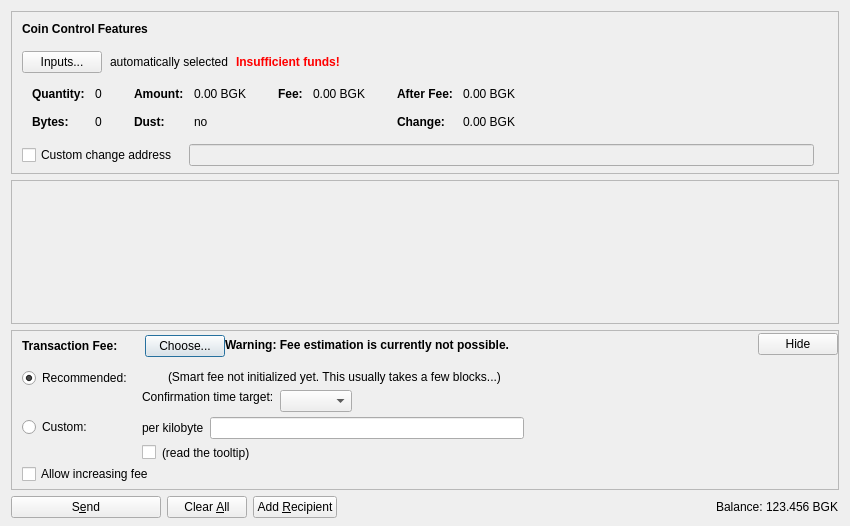
<?xml version="1.0" encoding="UTF-8"?>
<ui version="4.0">
 <class>SendCoinsDialog</class>
 <widget class="QDialog" name="SendCoinsDialog">
  <property name="geometry">
   <rect>
    <x>0</x>
    <y>0</y>
    <width>850</width>
    <height>526</height>
   </rect>
  </property>
  <property name="windowTitle">
   <string>Send Coins</string>
  </property>
  <layout class="QVBoxLayout" name="verticalLayout" stretch="0,1,0,0">
   <property name="bottomMargin">
    <number>8</number>
   </property>
   <item>
    <widget class="QFrame" name="frameCoinControl">
     <property name="sizePolicy">
      <sizepolicy hsizetype="Expanding" vsizetype="Expanding">
       <horstretch>0</horstretch>
       <verstretch>0</verstretch>
      </sizepolicy>
     </property>
     <property name="maximumSize">
      <size>
       <width>16777215</width>
       <height>16777215</height>
      </size>
     </property>
     <property name="frameShape">
      <enum>QFrame::StyledPanel</enum>
     </property>
     <property name="frameShadow">
      <enum>QFrame::Sunken</enum>
     </property>
     <layout class="QVBoxLayout" name="verticalLayoutCoinControl2">
      <property name="spacing">
       <number>0</number>
      </property>
      <property name="leftMargin">
       <number>0</number>
      </property>
      <property name="topMargin">
       <number>0</number>
      </property>
      <property name="rightMargin">
       <number>0</number>
      </property>
      <property name="bottomMargin">
       <number>6</number>
      </property>
      <item>
       <layout class="QVBoxLayout" name="verticalLayoutCoinControl" stretch="0,0,0,0,1">
        <property name="spacing">
         <number>0</number>
        </property>
        <property name="leftMargin">
         <number>10</number>
        </property>
        <property name="topMargin">
         <number>10</number>
        </property>
        <item>
         <layout class="QHBoxLayout" name="horizontalLayoutCoinControl1">
          <property name="bottomMargin">
           <number>15</number>
          </property>
          <item>
           <widget class="QLabel" name="labelCoinControlFeatures">
            <property name="sizePolicy">
             <sizepolicy hsizetype="Preferred" vsizetype="Maximum">
              <horstretch>0</horstretch>
              <verstretch>0</verstretch>
             </sizepolicy>
            </property>
            <property name="font">
             <font>
              <weight>75</weight>
              <bold>true</bold>
             </font>
            </property>
            <property name="styleSheet">
             <string notr="true">font-weight:bold;</string>
            </property>
            <property name="text">
             <string>Coin Control Features</string>
            </property>
           </widget>
          </item>
         </layout>
        </item>
        <item>
         <layout class="QHBoxLayout" name="horizontalLayoutCoinControl2" stretch="0,0,0,0">
          <property name="spacing">
           <number>8</number>
          </property>
          <property name="bottomMargin">
           <number>10</number>
          </property>
          <item>
           <widget class="QPushButton" name="pushButtonCoinControl">
            <property name="styleSheet">
             <string notr="true"/>
            </property>
            <property name="text">
             <string>Inputs...</string>
            </property>
            <property name="autoDefault">
             <bool>false</bool>
            </property>
           </widget>
          </item>
          <item>
           <widget class="QLabel" name="labelCoinControlAutomaticallySelected">
            <property name="text">
             <string>automatically selected</string>
            </property>
            <property name="margin">
             <number>5</number>
            </property>
           </widget>
          </item>
          <item>
           <widget class="QLabel" name="labelCoinControlInsuffFunds">
            <property name="font">
             <font>
              <weight>75</weight>
              <bold>true</bold>
             </font>
            </property>
            <property name="styleSheet">
             <string notr="true">color:red;font-weight:bold;</string>
            </property>
            <property name="text">
             <string>Insufficient funds!</string>
            </property>
            <property name="margin">
             <number>5</number>
            </property>
           </widget>
          </item>
          <item>
           <spacer name="horizontalSpacerCoinControl">
            <property name="orientation">
             <enum>Qt::Horizontal</enum>
            </property>
            <property name="sizeHint" stdset="0">
             <size>
              <width>40</width>
              <height>1</height>
             </size>
            </property>
           </spacer>
          </item>
         </layout>
        </item>
        <item>
         <widget class="QWidget" name="widgetCoinControl" native="true">
          <property name="sizePolicy">
           <sizepolicy hsizetype="Preferred" vsizetype="Preferred">
            <horstretch>0</horstretch>
            <verstretch>0</verstretch>
           </sizepolicy>
          </property>
          <property name="minimumSize">
           <size>
            <width>0</width>
            <height>0</height>
           </size>
          </property>
          <property name="styleSheet">
           <string notr="true"/>
          </property>
          <layout class="QHBoxLayout" name="horizontalLayoutCoinControl5">
           <property name="leftMargin">
            <number>0</number>
           </property>
           <property name="topMargin">
            <number>0</number>
           </property>
           <property name="rightMargin">
            <number>0</number>
           </property>
           <property name="bottomMargin">
            <number>0</number>
           </property>
           <item>
            <layout class="QHBoxLayout" name="horizontalLayoutCoinControl3" stretch="0,0,0,1">
             <property name="spacing">
              <number>20</number>
             </property>
             <property name="topMargin">
              <number>0</number>
             </property>
             <property name="bottomMargin">
              <number>10</number>
             </property>
             <item>
              <layout class="QFormLayout" name="formLayoutCoinControl1">
               <property name="horizontalSpacing">
                <number>10</number>
               </property>
               <property name="verticalSpacing">
                <number>14</number>
               </property>
               <property name="leftMargin">
                <number>10</number>
               </property>
               <property name="topMargin">
                <number>4</number>
               </property>
               <property name="rightMargin">
                <number>6</number>
               </property>
               <item row="0" column="0">
                <widget class="QLabel" name="labelCoinControlQuantityText">
                 <property name="font">
                  <font>
                   <weight>75</weight>
                   <bold>true</bold>
                  </font>
                 </property>
                 <property name="text">
                  <string>Quantity:</string>
                 </property>
                 <property name="margin">
                  <number>0</number>
                 </property>
                </widget>
               </item>
               <item row="0" column="1">
                <widget class="QLabel" name="labelCoinControlQuantity">
                 <property name="cursor">
                  <cursorShape>IBeamCursor</cursorShape>
                 </property>
                 <property name="contextMenuPolicy">
                  <enum>Qt::ActionsContextMenu</enum>
                 </property>
                 <property name="text">
                  <string notr="true">0</string>
                 </property>
                 <property name="margin">
                  <number>0</number>
                 </property>
                 <property name="textInteractionFlags">
                  <set>Qt::LinksAccessibleByMouse|Qt::TextSelectableByKeyboard|Qt::TextSelectableByMouse</set>
                 </property>
                </widget>
               </item>
               <item row="1" column="0">
                <widget class="QLabel" name="labelCoinControlBytesText">
                 <property name="font">
                  <font>
                   <weight>75</weight>
                   <bold>true</bold>
                  </font>
                 </property>
                 <property name="text">
                  <string>Bytes:</string>
                 </property>
                </widget>
               </item>
               <item row="1" column="1">
                <widget class="QLabel" name="labelCoinControlBytes">
                 <property name="cursor">
                  <cursorShape>IBeamCursor</cursorShape>
                 </property>
                 <property name="contextMenuPolicy">
                  <enum>Qt::ActionsContextMenu</enum>
                 </property>
                 <property name="text">
                  <string notr="true">0</string>
                 </property>
                 <property name="textInteractionFlags">
                  <set>Qt::LinksAccessibleByMouse|Qt::TextSelectableByKeyboard|Qt::TextSelectableByMouse</set>
                 </property>
                </widget>
               </item>
              </layout>
             </item>
             <item>
              <layout class="QFormLayout" name="formLayoutCoinControl2">
               <property name="horizontalSpacing">
                <number>10</number>
               </property>
               <property name="verticalSpacing">
                <number>14</number>
               </property>
               <property name="leftMargin">
                <number>6</number>
               </property>
               <property name="topMargin">
                <number>4</number>
               </property>
               <property name="rightMargin">
                <number>6</number>
               </property>
               <item row="0" column="0">
                <widget class="QLabel" name="labelCoinControlAmountText">
                 <property name="font">
                  <font>
                   <weight>75</weight>
                   <bold>true</bold>
                  </font>
                 </property>
                 <property name="text">
                  <string>Amount:</string>
                 </property>
                 <property name="margin">
                  <number>0</number>
                 </property>
                </widget>
               </item>
               <item row="0" column="1">
                <widget class="QLabel" name="labelCoinControlAmount">
                 <property name="cursor">
                  <cursorShape>IBeamCursor</cursorShape>
                 </property>
                 <property name="contextMenuPolicy">
                  <enum>Qt::ActionsContextMenu</enum>
                 </property>
                 <property name="text">
                  <string notr="true">0.00 BGK</string>
                 </property>
                 <property name="textInteractionFlags">
                  <set>Qt::LinksAccessibleByMouse|Qt::TextSelectableByKeyboard|Qt::TextSelectableByMouse</set>
                 </property>
                </widget>
               </item>
               <item row="1" column="0">
                <widget class="QLabel" name="labelCoinControlLowOutputText">
                 <property name="font">
                  <font>
                   <weight>75</weight>
                   <bold>true</bold>
                  </font>
                 </property>
                 <property name="text">
                  <string>Dust:</string>
                 </property>
                </widget>
               </item>
               <item row="1" column="1">
                <widget class="QLabel" name="labelCoinControlLowOutput">
                 <property name="cursor">
                  <cursorShape>IBeamCursor</cursorShape>
                 </property>
                 <property name="contextMenuPolicy">
                  <enum>Qt::ActionsContextMenu</enum>
                 </property>
                 <property name="text">
                  <string notr="true">no</string>
                 </property>
                 <property name="textInteractionFlags">
                  <set>Qt::LinksAccessibleByMouse|Qt::TextSelectableByKeyboard|Qt::TextSelectableByMouse</set>
                 </property>
                </widget>
               </item>
              </layout>
             </item>
             <item>
              <layout class="QFormLayout" name="formLayoutCoinControl3">
               <property name="horizontalSpacing">
                <number>10</number>
               </property>
               <property name="verticalSpacing">
                <number>14</number>
               </property>
               <property name="leftMargin">
                <number>6</number>
               </property>
               <property name="topMargin">
                <number>4</number>
               </property>
               <property name="rightMargin">
                <number>6</number>
               </property>
               <item row="0" column="0">
                <widget class="QLabel" name="labelCoinControlFeeText">
                 <property name="font">
                  <font>
                   <weight>75</weight>
                   <bold>true</bold>
                  </font>
                 </property>
                 <property name="text">
                  <string>Fee:</string>
                 </property>
                 <property name="margin">
                  <number>0</number>
                 </property>
                </widget>
               </item>
               <item row="0" column="1">
                <widget class="QLabel" name="labelCoinControlFee">
                 <property name="cursor">
                  <cursorShape>IBeamCursor</cursorShape>
                 </property>
                 <property name="contextMenuPolicy">
                  <enum>Qt::ActionsContextMenu</enum>
                 </property>
                 <property name="text">
                  <string notr="true">0.00 BGK</string>
                 </property>
                 <property name="textInteractionFlags">
                  <set>Qt::LinksAccessibleByMouse|Qt::TextSelectableByKeyboard|Qt::TextSelectableByMouse</set>
                 </property>
                </widget>
               </item>
              </layout>
             </item>
             <item>
              <layout class="QFormLayout" name="formLayoutCoinControl4">
               <property name="horizontalSpacing">
                <number>10</number>
               </property>
               <property name="verticalSpacing">
                <number>14</number>
               </property>
               <property name="leftMargin">
                <number>6</number>
               </property>
               <property name="topMargin">
                <number>4</number>
               </property>
               <property name="rightMargin">
                <number>6</number>
               </property>
               <item row="0" column="0">
                <widget class="QLabel" name="labelCoinControlAfterFeeText">
                 <property name="font">
                  <font>
                   <weight>75</weight>
                   <bold>true</bold>
                  </font>
                 </property>
                 <property name="text">
                  <string>After Fee:</string>
                 </property>
                 <property name="margin">
                  <number>0</number>
                 </property>
                </widget>
               </item>
               <item row="0" column="1">
                <widget class="QLabel" name="labelCoinControlAfterFee">
                 <property name="cursor">
                  <cursorShape>IBeamCursor</cursorShape>
                 </property>
                 <property name="contextMenuPolicy">
                  <enum>Qt::ActionsContextMenu</enum>
                 </property>
                 <property name="text">
                  <string notr="true">0.00 BGK</string>
                 </property>
                 <property name="textInteractionFlags">
                  <set>Qt::LinksAccessibleByMouse|Qt::TextSelectableByKeyboard|Qt::TextSelectableByMouse</set>
                 </property>
                </widget>
               </item>
               <item row="1" column="0">
                <widget class="QLabel" name="labelCoinControlChangeText">
                 <property name="font">
                  <font>
                   <weight>75</weight>
                   <bold>true</bold>
                  </font>
                 </property>
                 <property name="text">
                  <string>Change:</string>
                 </property>
                </widget>
               </item>
               <item row="1" column="1">
                <widget class="QLabel" name="labelCoinControlChange">
                 <property name="cursor">
                  <cursorShape>IBeamCursor</cursorShape>
                 </property>
                 <property name="contextMenuPolicy">
                  <enum>Qt::ActionsContextMenu</enum>
                 </property>
                 <property name="text">
                  <string notr="true">0.00 BGK</string>
                 </property>
                 <property name="textInteractionFlags">
                  <set>Qt::LinksAccessibleByMouse|Qt::TextSelectableByKeyboard|Qt::TextSelectableByMouse</set>
                 </property>
                </widget>
               </item>
              </layout>
             </item>
            </layout>
           </item>
          </layout>
         </widget>
        </item>
        <item>
         <layout class="QHBoxLayout" name="horizontalLayoutCoinControl4" stretch="0,0,0">
          <property name="spacing">
           <number>12</number>
          </property>
          <property name="sizeConstraint">
           <enum>QLayout::SetDefaultConstraint</enum>
          </property>
          <property name="topMargin">
           <number>5</number>
          </property>
          <property name="rightMargin">
           <number>5</number>
          </property>
          <item>
           <widget class="QCheckBox" name="checkBoxCoinControlChange">
            <property name="toolTip">
             <string>If this is activated, but the change address is empty or invalid, change will be sent to a newly generated address.</string>
            </property>
            <property name="text">
             <string>Custom change address</string>
            </property>
           </widget>
          </item>
          <item>
           <widget class="QValidatedLineEdit" name="lineEditCoinControlChange">
            <property name="enabled">
             <bool>false</bool>
            </property>
            <property name="sizePolicy">
             <sizepolicy hsizetype="Expanding" vsizetype="Fixed">
              <horstretch>0</horstretch>
              <verstretch>0</verstretch>
             </sizepolicy>
            </property>
           </widget>
          </item>
          <item>
           <widget class="QLabel" name="labelCoinControlChangeLabel">
            <property name="sizePolicy">
             <sizepolicy hsizetype="Preferred" vsizetype="Expanding">
              <horstretch>0</horstretch>
              <verstretch>0</verstretch>
             </sizepolicy>
            </property>
            <property name="minimumSize">
             <size>
              <width>0</width>
              <height>0</height>
             </size>
            </property>
            <property name="text">
             <string/>
            </property>
            <property name="margin">
             <number>3</number>
            </property>
           </widget>
          </item>
         </layout>
        </item>
        <item>
         <spacer name="verticalSpacerCoinControl">
          <property name="orientation">
           <enum>Qt::Vertical</enum>
          </property>
          <property name="sizeHint" stdset="0">
           <size>
            <width>800</width>
            <height>1</height>
           </size>
          </property>
         </spacer>
        </item>
       </layout>
      </item>
     </layout>
    </widget>
   </item>
   <item>
    <widget class="QScrollArea" name="scrollArea">
     <property name="widgetResizable">
      <bool>true</bool>
     </property>
     <widget class="QWidget" name="scrollAreaWidgetContents">
      <property name="geometry">
       <rect>
        <x>0</x>
        <y>0</y>
        <width>830</width>
        <height>104</height>
       </rect>
      </property>
      <layout class="QVBoxLayout" name="verticalLayout_2" stretch="0,1">
       <property name="leftMargin">
        <number>0</number>
       </property>
       <property name="topMargin">
        <number>0</number>
       </property>
       <property name="rightMargin">
        <number>0</number>
       </property>
       <property name="bottomMargin">
        <number>0</number>
       </property>
       <item>
        <layout class="QVBoxLayout" name="entries">
         <property name="spacing">
          <number>6</number>
         </property>
        </layout>
       </item>
       <item>
        <spacer name="verticalSpacer">
         <property name="orientation">
          <enum>Qt::Vertical</enum>
         </property>
         <property name="sizeHint" stdset="0">
          <size>
           <width>20</width>
           <height>40</height>
          </size>
         </property>
        </spacer>
       </item>
      </layout>
     </widget>
    </widget>
   </item>
   <item>
    <widget class="QFrame" name="frameFee">
     <property name="sizePolicy">
      <sizepolicy hsizetype="Expanding" vsizetype="Expanding">
       <horstretch>0</horstretch>
       <verstretch>0</verstretch>
      </sizepolicy>
     </property>
     <property name="maximumSize">
      <size>
       <width>16777215</width>
       <height>16777215</height>
      </size>
     </property>
     <property name="frameShape">
      <enum>QFrame::StyledPanel</enum>
     </property>
     <property name="frameShadow">
      <enum>QFrame::Sunken</enum>
     </property>
     <layout class="QVBoxLayout" name="verticalLayoutFee1">
      <property name="spacing">
       <number>0</number>
      </property>
      <property name="leftMargin">
       <number>0</number>
      </property>
      <property name="topMargin">
       <number>0</number>
      </property>
      <property name="rightMargin">
       <number>0</number>
      </property>
      <property name="bottomMargin">
       <number>0</number>
      </property>
      <item>
       <layout class="QVBoxLayout" name="verticalLayoutFee2" stretch="0,0,0">
        <property name="spacing">
         <number>0</number>
        </property>
        <property name="leftMargin">
         <number>10</number>
        </property>
        <property name="topMargin">
         <number>0</number>
        </property>
        <item>
         <layout class="QHBoxLayout" name="horizontalLayoutFee1">
          <property name="bottomMargin">
           <number>0</number>
          </property>
          <item>
           <layout class="QVBoxLayout" name="verticalLayoutFee7">
            <property name="spacing">
             <number>0</number>
            </property>
            <item>
             <spacer name="verticalSpacerSmartFee">
              <property name="orientation">
               <enum>Qt::Vertical</enum>
              </property>
              <property name="sizeType">
               <enum>QSizePolicy::Fixed</enum>
              </property>
              <property name="sizeHint" stdset="0">
               <size>
                <width>1</width>
                <height>4</height>
               </size>
              </property>
             </spacer>
            </item>
            <item>
             <layout class="QHBoxLayout" name="horizontalLayoutSmartFee">
              <property name="spacing">
               <number>10</number>
              </property>
              <item>
               <widget class="QLabel" name="labelFeeHeadline">
                <property name="sizePolicy">
                 <sizepolicy hsizetype="Preferred" vsizetype="Maximum">
                  <horstretch>0</horstretch>
                  <verstretch>0</verstretch>
                 </sizepolicy>
                </property>
                <property name="font">
                 <font>
                  <weight>75</weight>
                  <bold>true</bold>
                 </font>
                </property>
                <property name="styleSheet">
                 <string notr="true">font-weight:bold;</string>
                </property>
                <property name="text">
                 <string>Transaction Fee:</string>
                </property>
               </widget>
              </item>
              <item>
               <widget class="QLabel" name="labelFeeMinimized">
                <property name="text">
                 <string/>
                </property>
               </widget>
              </item>
              <item>
               <widget class="QPushButton" name="buttonChooseFee">
                <property name="text">
                 <string>Choose...</string>
                </property>
               </widget>
              </item>
             </layout>
            </item>
            <item>
             <spacer name="verticalSpacer_5">
              <property name="orientation">
               <enum>Qt::Vertical</enum>
              </property>
              <property name="sizeHint" stdset="0">
               <size>
                <width>1</width>
                <height>1</height>
               </size>
              </property>
             </spacer>
            </item>
           </layout>
          </item>
          <item>
           <widget class="QLabel" name="fallbackFeeWarningLabel">
            <property name="toolTip">
             <string>Using the fallbackfee can result in sending a transaction that will take several hours or days (or never) to confirm. Consider choosing your fee manually or wait until you have validated the complete chain.</string>
            </property>
            <property name="font">
            <font>
                <weight>75</weight>
                <bold>true</bold>
            </font>
            </property>
            <property name="text">
             <string>Warning: Fee estimation is currently not possible.</string>
            </property>
            <property name="wordWrap">
             <bool>false</bool>
            </property>
           </widget>
          </item>
          <item>
           <spacer name="horizontalSpacer_4">
            <property name="orientation">
             <enum>Qt::Horizontal</enum>
            </property>
            <property name="sizeType">
             <enum>QSizePolicy::MinimumExpanding</enum>
            </property>
            <property name="sizeHint" stdset="0">
             <size>
              <width>40</width>
              <height>20</height>
             </size>
            </property>
           </spacer>
          </item>
          <item>
           <widget class="QPushButton" name="buttonMinimizeFee">
            <property name="toolTip">
             <string>collapse fee-settings</string>
            </property>
            <property name="text">
             <string>Hide</string>
            </property>
           </widget>
          </item>
         </layout>
        </item>
        <item>
         <widget class="QFrame" name="frameFeeSelection">
          <layout class="QVBoxLayout" name="verticalLayoutFee12">
           <property name="spacing">
            <number>0</number>
           </property>
           <property name="leftMargin">
            <number>0</number>
           </property>
           <property name="topMargin">
            <number>0</number>
           </property>
           <property name="rightMargin">
            <number>0</number>
           </property>
           <property name="bottomMargin">
            <number>0</number>
           </property>
           <item>
            <layout class="QGridLayout" name="gridLayoutFee">
             <property name="topMargin">
              <number>10</number>
             </property>
             <property name="bottomMargin">
              <number>4</number>
             </property>
             <property name="horizontalSpacing">
              <number>10</number>
             </property>
             <property name="verticalSpacing">
              <number>4</number>
             </property>
             <item row="1" column="1">
              <layout class="QVBoxLayout" name="verticalLayoutFee8">
               <property name="spacing">
                <number>6</number>
               </property>
               <item>
                <layout class="QHBoxLayout" name="horizontalLayoutFee13">
                 <item>
                  <widget class="QLabel" name="labelCustomPerKilobyte">
                   <property name="toolTip">
                    <string>If the custom fee is set to 1000 satoshis and the transaction is only 250 bytes, then &quot;per kilobyte&quot; only pays 250 satoshis in fee, while &quot;total at least&quot; pays 1000 satoshis. For transactions bigger than a kilobyte both pay by kilobyte.</string>
                   </property>
                   <property name="text">
                    <string>per kilobyte</string>
                   </property>
                  </widget>
                 </item>
                 <item>
                  <widget class="BitcoinAmountField" name="customFee"/>
                 </item>
                 <item>
                  <spacer name="horizontalSpacer_6">
                   <property name="orientation">
                    <enum>Qt::Horizontal</enum>
                   </property>
                   <property name="sizeHint" stdset="0">
                    <size>
                     <width>1</width>
                     <height>1</height>
                    </size>
                   </property>
                  </spacer>
                 </item>
                </layout>
               </item>
               <item>
                <layout class="QHBoxLayout" name="horizontalLayoutFee8">
                 <item>
                  <widget class="QCheckBox" name="checkBoxMinimumFee">
                   <property name="toolTip">
                    <string>Paying only the minimum fee is just fine as long as there is less transaction volume than space in the blocks. But be aware that this can end up in a never confirming transaction once there is more demand for bitcoin transactions than the network can process.</string>
                   </property>
                   <property name="text">
                    <string/>
                   </property>
                  </widget>
                 </item>
                 <item>
                  <widget class="QLabel" name="labelMinFeeWarning">
                   <property name="enabled">
                    <bool>true</bool>
                   </property>
                   <property name="toolTip">
                    <string>Paying only the minimum fee is just fine as long as there is less transaction volume than space in the blocks. But be aware that this can end up in a never confirming transaction once there is more demand for bitcoin transactions than the network can process.</string>
                   </property>
                   <property name="text">
                    <string>(read the tooltip)</string>
                   </property>
                   <property name="margin">
                    <number>5</number>
                   </property>
                  </widget>
                 </item>
                 <item>
                  <spacer name="horizontalSpacer_2">
                   <property name="orientation">
                    <enum>Qt::Horizontal</enum>
                   </property>
                   <property name="sizeHint" stdset="0">
                    <size>
                     <width>1</width>
                     <height>1</height>
                    </size>
                   </property>
                  </spacer>
                 </item>
                </layout>
               </item>
              </layout>
             </item>
             <item row="0" column="0">
              <layout class="QVBoxLayout" name="verticalLayoutFee4" stretch="0,1">
               <item>
                <widget class="QRadioButton" name="radioSmartFee">
                 <property name="text">
                  <string>Recommended:</string>
                 </property>
                 <property name="checked">
                  <bool>true</bool>
                 </property>
                 <attribute name="buttonGroup">
                  <string notr="true">groupFee</string>
                 </attribute>
                </widget>
               </item>
               <item>
                <spacer name="verticalSpacer_2">
                 <property name="orientation">
                  <enum>Qt::Vertical</enum>
                 </property>
                 <property name="sizeHint" stdset="0">
                  <size>
                   <width>1</width>
                   <height>1</height>
                  </size>
                 </property>
                </spacer>
               </item>
              </layout>
             </item>
             <item row="1" column="0">
              <layout class="QVBoxLayout" name="verticalLayoutFee9" stretch="0,1">
               <item>
                <widget class="QRadioButton" name="radioCustomFee">
                 <property name="text">
                  <string>Custom:</string>
                 </property>
                 <attribute name="buttonGroup">
                  <string notr="true">groupFee</string>
                 </attribute>
                </widget>
               </item>
               <item>
                <spacer name="verticalSpacer_6">
                 <property name="orientation">
                  <enum>Qt::Vertical</enum>
                 </property>
                 <property name="sizeHint" stdset="0">
                  <size>
                   <width>1</width>
                   <height>1</height>
                  </size>
                 </property>
                </spacer>
               </item>
              </layout>
             </item>
             <item row="0" column="1">
              <layout class="QVBoxLayout" name="verticalLayoutFee3" stretch="0,0,1">
               <property name="spacing">
                <number>6</number>
               </property>
               <property name="topMargin">
                <number>2</number>
               </property>
               <item>
                <layout class="QHBoxLayout" name="horizontalLayoutFee12">
                 <item>
                  <widget class="QLabel" name="labelSmartFee">
                   <property name="text">
                    <string/>
                   </property>
                   <property name="margin">
                    <number>2</number>
                   </property>
                  </widget>
                 </item>
                 <item>
                  <widget class="QLabel" name="labelFeeEstimation">
                   <property name="text">
                    <string/>
                   </property>
                  </widget>
                 </item>
                 <item>
                  <widget class="QLabel" name="labelSmartFee2">
                   <property name="text">
                    <string>(Smart fee not initialized yet. This usually takes a few blocks...)</string>
                   </property>
                   <property name="margin">
                    <number>2</number>
                   </property>
                  </widget>
                 </item>
                 <item>
                  <spacer name="horizontalSpacer_5">
                   <property name="orientation">
                    <enum>Qt::Horizontal</enum>
                   </property>
                   <property name="sizeHint" stdset="0">
                    <size>
                     <width>1</width>
                     <height>1</height>
                    </size>
                   </property>
                  </spacer>
                 </item>
                </layout>
               </item>
               <item>
                <layout class="QHBoxLayout" name="horizontalLayoutFee9">
                 <item>
                  <layout class="QVBoxLayout" name="verticalLayoutFee6">
                   <item>
                    <widget class="QLabel" name="labelSmartFee3">
                     <property name="text">
                      <string>Confirmation time target:</string>
                     </property>
                     <property name="margin">
                      <number>2</number>
                     </property>
                    </widget>
                   </item>
                   <item>
                    <spacer name="verticalSpacer_3">
                     <property name="orientation">
                      <enum>Qt::Vertical</enum>
                     </property>
                     <property name="sizeHint" stdset="0">
                      <size>
                       <width>1</width>
                       <height>1</height>
                      </size>
                     </property>
                    </spacer>
                   </item>
                  </layout>
                 </item>
                 <item>
                  <layout class="QVBoxLayout" name="verticalLayoutFee5">
                   <property name="rightMargin">
                    <number>30</number>
                   </property>
                   <item>
                    <layout class="QHBoxLayout" name="horizontalLayoutConfTarget">
                     <property name="bottomMargin">
                      <number>0</number>
                     </property>
                     <item>
                      <widget class="QComboBox" name="confTargetSelector"/>
                     </item>
                     <item>
                      <spacer name="horizontalSpacerConfTarget">
                       <property name="orientation">
                        <enum>Qt::Horizontal</enum>
                       </property>
                       <property name="sizeHint" stdset="0">
                        <size>
                         <width>40</width>
                         <height>20</height>
                        </size>
                       </property>
                      </spacer>
                     </item>
                    </layout>
                   </item>
                  </layout>
                 </item>
                </layout>
               </item>
               <item>
                <spacer name="verticalSpacer_4">
                 <property name="orientation">
                  <enum>Qt::Vertical</enum>
                 </property>
                 <property name="sizeHint" stdset="0">
                  <size>
                   <width>1</width>
                   <height>1</height>
                  </size>
                 </property>
                </spacer>
               </item>
              </layout>
             </item>
            </layout>
           </item>
           <item>
            <widget class="QCheckBox" name="optInRBF">
             <property name="text">
              <string>Allow increasing fee</string>
             </property>
             <property name="toolTip">
              <string>This allows you to increase the fee later if the transaction takes a long time to confirm. This will also cause the recommended fee to be lower. ("Replace-By-Fee", BIP 125)</string>
             </property>
            </widget>
           </item>
          </layout>
         </widget>
        </item>
        <item>
         <spacer name="verticalSpacerFee">
          <property name="orientation">
           <enum>Qt::Vertical</enum>
          </property>
          <property name="sizeHint" stdset="0">
           <size>
            <width>40</width>
            <height>5</height>
           </size>
          </property>
         </spacer>
        </item>
       </layout>
      </item>
     </layout>
    </widget>
   </item>
   <item>
    <layout class="QHBoxLayout" name="horizontalLayout">
     <item>
      <widget class="QPushButton" name="sendButton">
       <property name="minimumSize">
        <size>
         <width>150</width>
         <height>0</height>
        </size>
       </property>
       <property name="toolTip">
        <string>Confirm the send action</string>
       </property>
       <property name="text">
        <string>S&amp;end</string>
       </property>
       <property name="icon">
        <iconset resource="../bitcoin.qrc">
         <normaloff>:/icons/send</normaloff>:/icons/send</iconset>
       </property>
       <property name="autoDefault">
        <bool>false</bool>
       </property>
       <property name="default">
        <bool>false</bool>
       </property>
      </widget>
     </item>
     <item>
      <widget class="QPushButton" name="clearButton">
       <property name="sizePolicy">
        <sizepolicy hsizetype="Minimum" vsizetype="Fixed">
         <horstretch>0</horstretch>
         <verstretch>0</verstretch>
        </sizepolicy>
       </property>
       <property name="toolTip">
        <string>Clear all fields of the form.</string>
       </property>
       <property name="text">
        <string>Clear &amp;All</string>
       </property>
       <property name="icon">
        <iconset resource="../bitcoin.qrc">
         <normaloff>:/icons/remove</normaloff>:/icons/remove</iconset>
       </property>
       <property name="autoDefault">
        <bool>false</bool>
       </property>
      </widget>
     </item>
     <item>
      <widget class="QPushButton" name="addButton">
       <property name="toolTip">
        <string>Send to multiple recipients at once</string>
       </property>
       <property name="text">
        <string>Add &amp;Recipient</string>
       </property>
       <property name="icon">
        <iconset resource="../bitcoin.qrc">
         <normaloff>:/icons/add</normaloff>:/icons/add</iconset>
       </property>
       <property name="autoDefault">
        <bool>false</bool>
       </property>
      </widget>
     </item>
     <item>
      <spacer name="horizontalSpacer">
       <property name="orientation">
        <enum>Qt::Horizontal</enum>
       </property>
       <property name="sizeHint" stdset="0">
        <size>
         <width>40</width>
         <height>20</height>
        </size>
       </property>
      </spacer>
     </item>
     <item>
      <layout class="QHBoxLayout" name="horizontalLayout_2">
       <property name="spacing">
        <number>3</number>
       </property>
       <item>
        <widget class="QLabel" name="label">
         <property name="sizePolicy">
          <sizepolicy hsizetype="Preferred" vsizetype="Fixed">
           <horstretch>0</horstretch>
           <verstretch>0</verstretch>
          </sizepolicy>
         </property>
         <property name="text">
          <string>Balance:</string>
         </property>
        </widget>
       </item>
       <item>
        <widget class="QLabel" name="labelBalance">
         <property name="sizePolicy">
          <sizepolicy hsizetype="Preferred" vsizetype="Fixed">
           <horstretch>0</horstretch>
           <verstretch>0</verstretch>
          </sizepolicy>
         </property>
         <property name="cursor">
          <cursorShape>IBeamCursor</cursorShape>
         </property>
         <property name="text">
          <string notr="true">123.456 BGK</string>
         </property>
         <property name="textInteractionFlags">
          <set>Qt::LinksAccessibleByMouse|Qt::TextSelectableByKeyboard|Qt::TextSelectableByMouse</set>
         </property>
        </widget>
       </item>
      </layout>
     </item>
    </layout>
   </item>
  </layout>
 </widget>
 <customwidgets>
  <customwidget>
   <class>QValidatedLineEdit</class>
   <extends>QLineEdit</extends>
   <header>qt/qvalidatedlineedit.h</header>
  </customwidget>
  <customwidget>
   <class>BitcoinAmountField</class>
   <extends>QLineEdit</extends>
   <header>qt/bitcoinamountfield.h</header>
   <container>1</container>
  </customwidget>
 </customwidgets>
 <resources>
  <include location="../bitcoin.qrc"/>
 </resources>
 <connections/>
 <buttongroups>
  <buttongroup name="groupFee"/>
 </buttongroups>
</ui>
